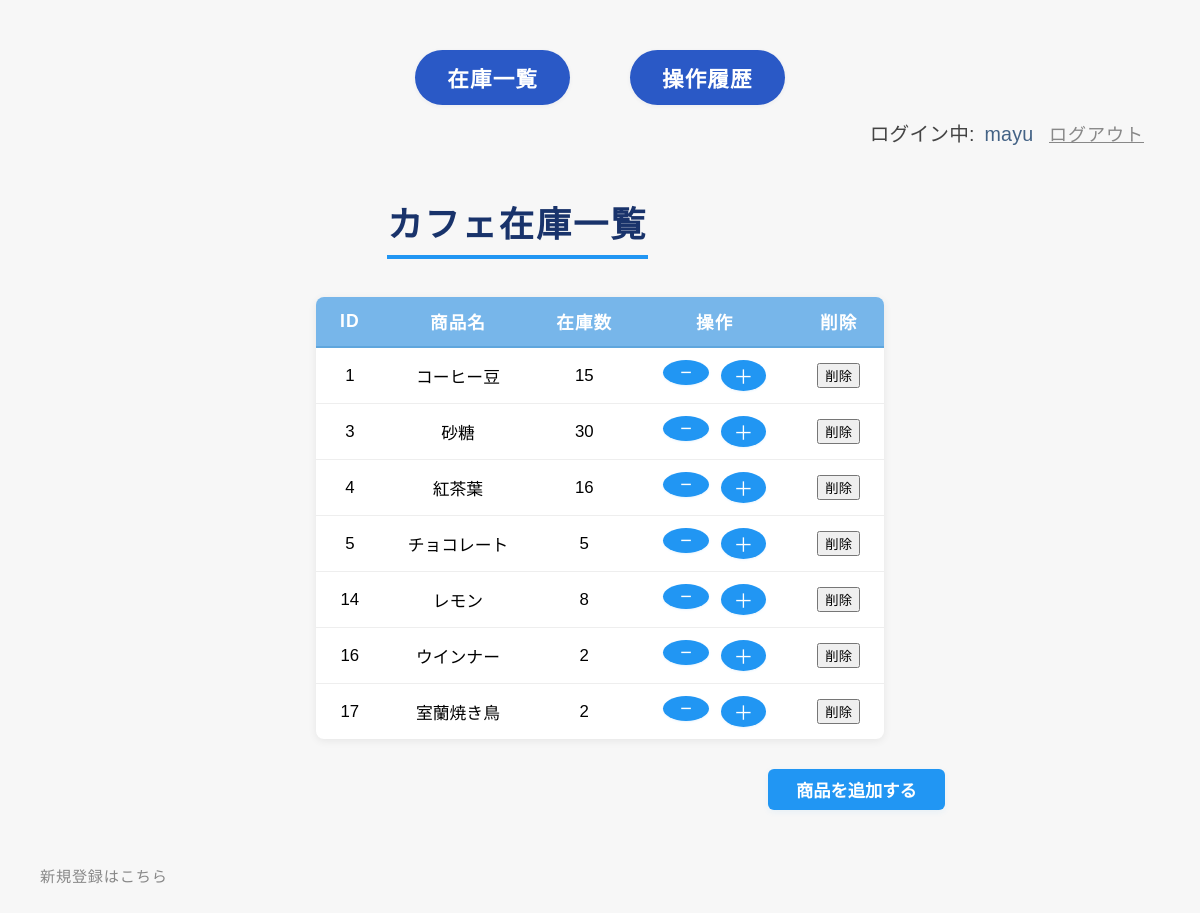
Page / (signed in) on the committed database.
### tables this page shows
CREATE TABLE "inventory" (
	"id"	INTEGER,
	"item_id"	INTEGER,
	"quantity"	INTEGER,
	PRIMARY KEY("id" AUTOINCREMENT)
);

CREATE TABLE "items" (
	"id"	INTEGER,
	"name"	TEXT,
	"delete_flag"	INTEGER DEFAULT 0,
	PRIMARY KEY("id" AUTOINCREMENT)
);

### app.py (the view)
@app.route('/')
def index():
    if not is_logged_in():
        return redirect(url_for('login'))
    inventory_list = get_inventory_list()
    return render_template('index.html', inventory_list=inventory_list)

### app.py (called while the page is built)
def get_inventory_list():
    if not is_logged_in():
        return redirect(url_for('login'))
    conn = sqlite3.connect('inventory.db')
    cursor = conn.cursor()
    cursor.execute('''
        SELECT items.id, items.name, inventory.quantity
        FROM items
        LEFT JOIN inventory ON items.id = inventory.item_id
        WHERE items.delete_flag = 0
        ORDER BY items.id
    ''')
    results = cursor.fetchall()
    conn.close()
    inventory_list = []
    for row in results:
        inventory_list.append({
            'id': row[0],
            'name': row[1],
            'quantity': row[2] if row[2] is not None else 0
        })
    return inventory_list

def is_logged_in():
    return 'user_id' in session

### templates/index.html (shortened to what this page needs)
{% extends "base.html" %}
{% block content %}
    <h1 style="margin-left: 31%;">カフェ在庫一覧</h1>
    <table>
        <tr>
            <th>ID</th>
            <th>商品名</th>
            <th>在庫数</th>
            <th>操作</th>
            <th>削除</th>
        </tr>
        {% for item in inventory_list %}
        <tr>
            <td>{{ item.id }}</td>
            <td>{{ item.name }}</td>
            <td>{{ item.quantity }}</td>
            <td>
                <div class="button-group">
                    <form action="{{ url_for('update_quantity', item_id=item.id, action='minus') }}" method="post" style="display:inline;">
                        <button class="update-btn" type="submit">−</button>
                    </form>
                    <form action="{{ url_for('update_quantity', item_id=item.id, action='plus') }}" method="post" style="display:inline;">
                        <button class="update-btn" type="submit">＋</button>
                    </form>
                </div>
            </td>
            <td>
                <form action="{{ url_for('delete_item', item_id=item.id) }}" method="post" style="display:inline;">
                    <button class="delete-btn" type="submit" onclick="return confirm('本当に削除しますか？')">削除</button>
                </form>
            </td>
        </tr>
        {% endfor %}
    </table>
<a href="{{ url_for('add_item') }}" class="add-btn" style="margin-left: 65%;">商品を追加する</a>
<br><br><br>
<a href="{{ url_for('register') }}" class="register-link">新規登録はこちら</a>
{% endblock %}

### templates/base.html (shortened to what this page needs)
<!DOCTYPE html>
<html lang="ja">
<head>
    <link rel="stylesheet" href="{{ url_for('static', filename='style.css') }}">
</head>
<body>
<header>
    <nav>
        <div class="nav-top">
            <ul>
                <li><a href="{{ url_for('index') }}">在庫一覧</a></li>
                <li><a href="{{ url_for('show_log') }}">操作履歴</a></li>
            </ul>
        </div>
        <div class="nav-user">
            {% if session.get('user_name') %}
                <span class="login-info">
                    ログイン中: <span class="user-name">{{ session['user_name'] }}</span>
                    <a href="{{ url_for('logout') }}" class="logout-link">ログアウト</a>
                </span>
            {% else %}
                <a href="{{ url_for('login') }}" class="logout-link">ログイン</a>
            {% endif %}
        </div>
    </nav>
</header>
    <main>
        {% block content %}{% endblock %}
    </main>
</body>
</html>

### static/style.css (style rules this page uses)
body { font-family: "Yu Gothic", "Meiryo", sans-serif; background: #f7f7f7; margin: 40px; }
h1 { color: #3a3a3a; margin-bottom: 24px; letter-spacing: 2px; }
table { border-collapse: collapse; background: #fff; min-width: 360px; margin: 0 auto; box-shadow: 0 2px 8px rgba(0,0,0,0.07); border-radius: 8px; overflow: hidden; }
th, td { padding: 12px 24px; text-align: center; }
th { background: #77b6ea; color: #fff; font-size: 1.1em; letter-spacing: 1px; border-bottom: 2px solid #5fa6dd; }
td { border-bottom: 1px solid #eee; font-size: 1.05em; }
tr:last-child td { border-bottom: none; }
.add-btn { display: inline-block; margin-bottom: 18px; padding: 8px 28px; background: #2196f3; color: #fff; border-radius: 6px; text-decoration: none; font-size: 1.08em; font-weight: bold; box-shadow: 0 2px 6px rgba(33,150,243,0.08); border: none; transition: background 0.15s, box-shadow 0.15s; }
.update-btn { width: 2.3em; font-size: 1.18em; background: #2196f3; color: #fff; border: none; border-radius: 50%; margin: 0 3px; box-shadow: 0 1px 2px rgba(33,150,243,0.10); cursor: pointer; transition: background 0.12s, box-shadow 0.12s; }
.button-group { display: flex; justify-content: center; gap: 6px; }
nav ul { display: flex; list-style: none; margin: 0; padding: 0; justify-content: center; background: transparent; }
nav li { margin: 0 30px; }
nav a { display: inline-block; color: #fff; background: #2a59c6; font-size: 1.35em; font-weight: bold; letter-spacing: 0.05em; text-decoration: none; padding: 12px 32px; border-radius: 2em; margin-top: 10px; margin-bottom: 10px; box-shadow: 0 1px 4px rgba(26,50,106,0.06); transition: background 0.2s, box-shadow 0.2s, transform 0.08s; border: none; outline: none; cursor: pointer; }
h1 { color: #19336b; font-size: 2.2em; font-weight: bold; padding-bottom: 8px; border-bottom: 4px solid #2196f3; text-align: center; display: inline-block; margin: 46px 0 38px 0; padding-bottom: 8px; border-bottom: 4px solid #2196f3; }
table { margin: 0 auto 30px auto; }
.nav-user { text-align: right; margin-top: 3px; margin-bottom: 3px; padding-right: 16px; }
.login-info { font-size:1.23em; color: #444; letter-spacing: 0.01em; }
.user-name { font-weight: 500; color: #436285; margin: 0 4px 0 4px; font-size: 1em; }
.logout-link { background: none !important; border-radius: 0 !important; padding: 0 !important; box-shadow: none !important; color: #888 !important; font-size: 0.92em; text-decoration: underline; margin-left: 6px; cursor: pointer; font-weight: normal; font-family: inherit; transition: color 0.15s; outline: none; display: inline; }
.register-link { color: #888; font-size: 0.95em; font-weight: 300; text-decoration: none; letter-spacing: 0.05em; transition: color 0.2s; }

### rows in the picture
inventory: id "1", name "コーヒー豆", quantity "15"
inventory: id "3", name "砂糖", quantity "30"
inventory: id "4", name "紅茶葉", quantity "16"
inventory: id "5", name "チョコレート", quantity "5"
inventory: id "14", name "レモン", quantity "8"
inventory: id "16", name "ウインナー", quantity "2"
inventory: id "17", name "室蘭焼き鳥", quantity "2"

### other values in the picture
{{ session['user_name'] }} "mayu"
